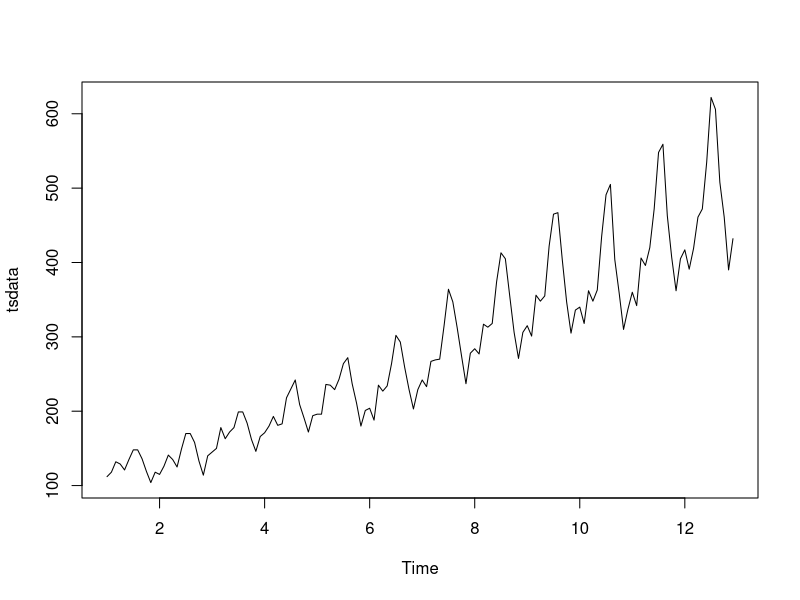
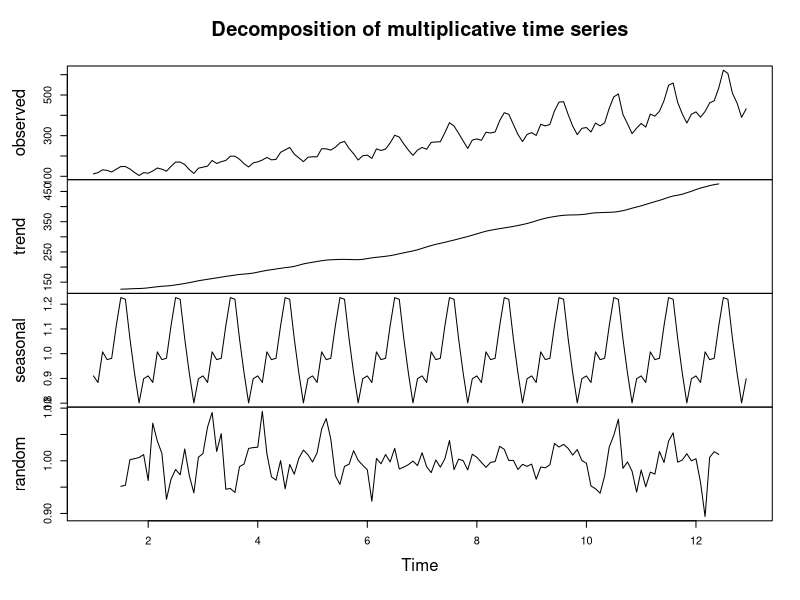
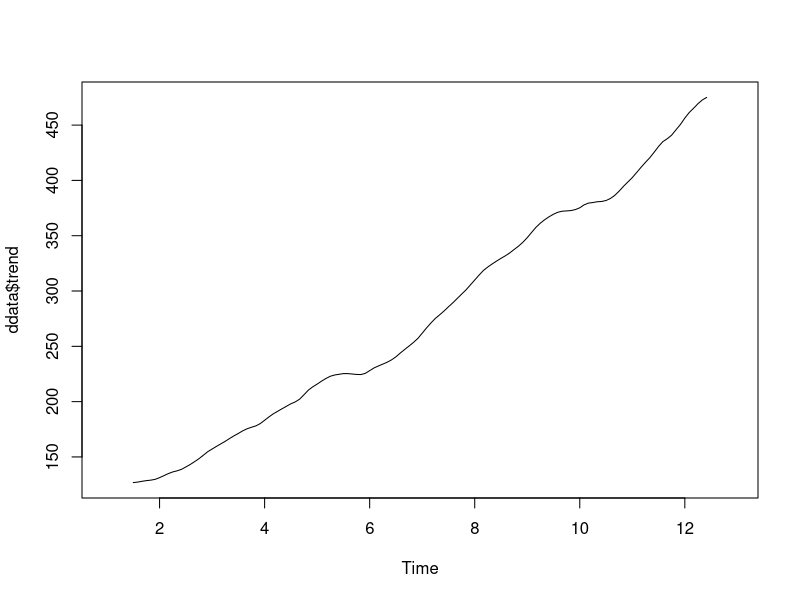
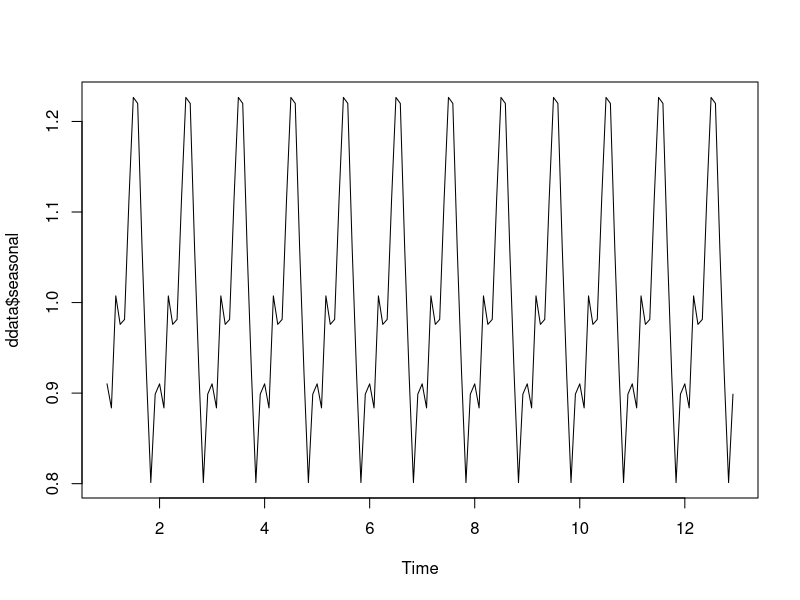
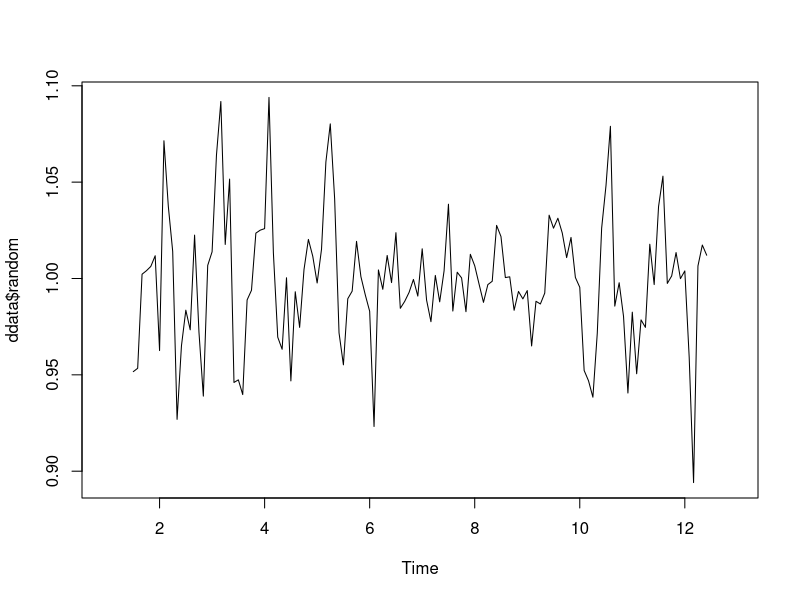
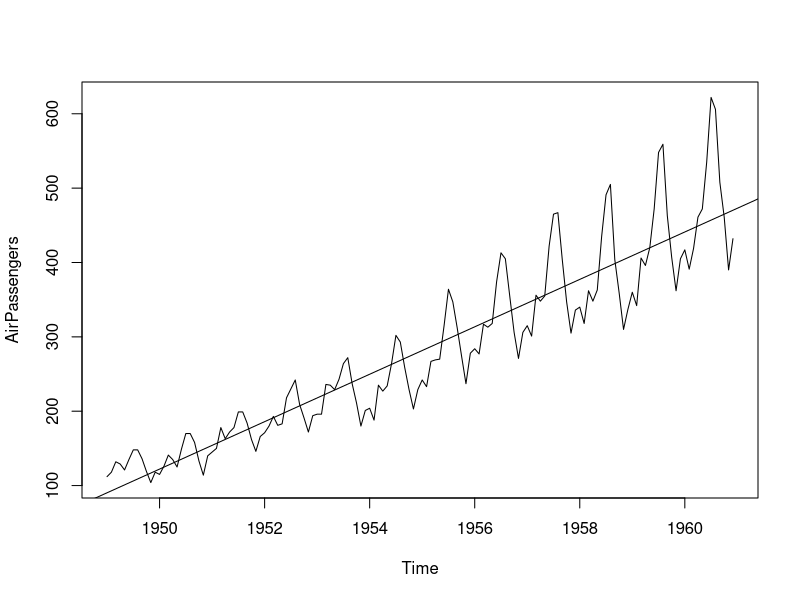
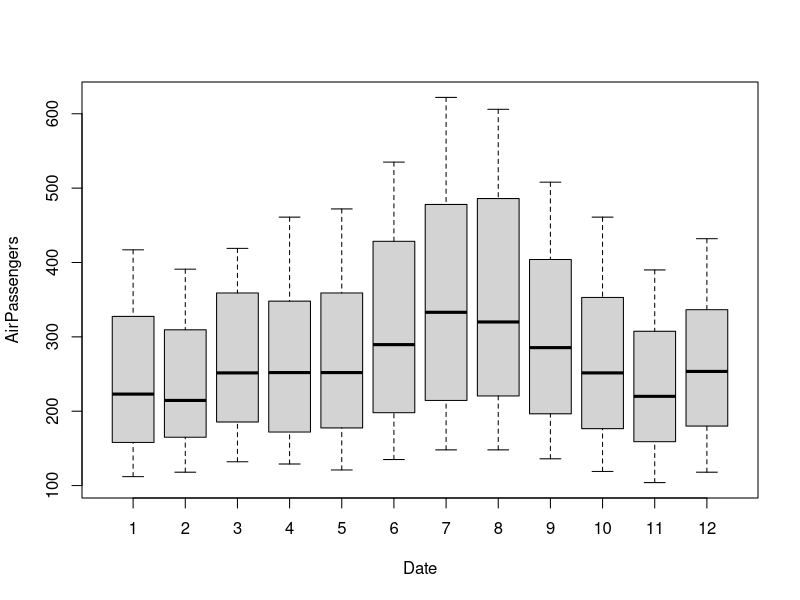
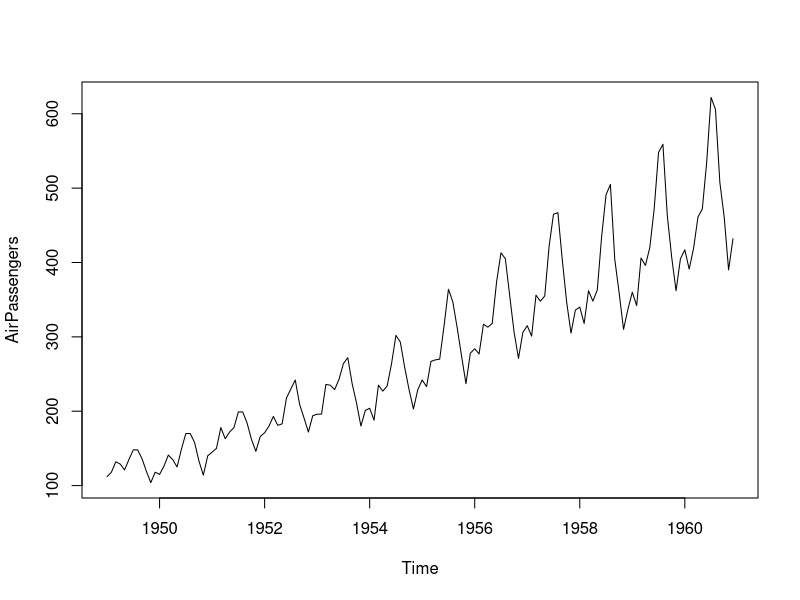

R code for these plots, in order:

# Install packages and libraries

library(forecast)

data("AirPassengers")

class(AirPassengers)

start(AirPassengers)

end(AirPassengers)

frequency(AirPassengers)

sum(is.na(AirPassengers))

summary(AirPassengers)

AirPassengers


## Explore 

tsdata <- ts(AirPassengers, frequency = 12)

ddata <- decompose(tsdata, "multiplicative")

plot(tsdata)

plot(ddata)

plot(ddata$trend)

plot(ddata$seasonal)

plot(ddata$random)


## Original data

plot(AirPassengers)

abline(reg = lm(AirPassengers~time(AirPassengers)))

cycle(AirPassengers)


# Boxplot of the cycle

boxplot(AirPassengers~cycle(AirPassengers), xlab = "Date")


# Stationarity

plot(AirPassengers)


# Ask R for the best model

mymodel <- auto.arima(AirPassengers)

mymodel


#  Lets run with trace to compare the information criterion

auto.arima(AirPassengers, ic = "aic", trace = TRUE)


## Testing the model
# Install.pakacage('tseries')

library(tseries)

plot.ts(mymodel$residuals)

acf(ts(mymodel$residuals), main = "ACF Residual")

pacf(ts(mymodel$residuals), main = "PACF Residual")


# Using the model to forecast for the next 10 years

myforecast <- forecast(mymodel, level = c(95), h = 10*12)

plot(myforecast)


# Test (Box-test)

Box.test(mymodel$resid, lag = 5, type = 'Ljung-Box')

Box.test(mymodel$resid, lag = 10, type = 'Ljung-Box')

Box.test(mymodel$resid, lag = 15, type = 'Ljung-Box')

